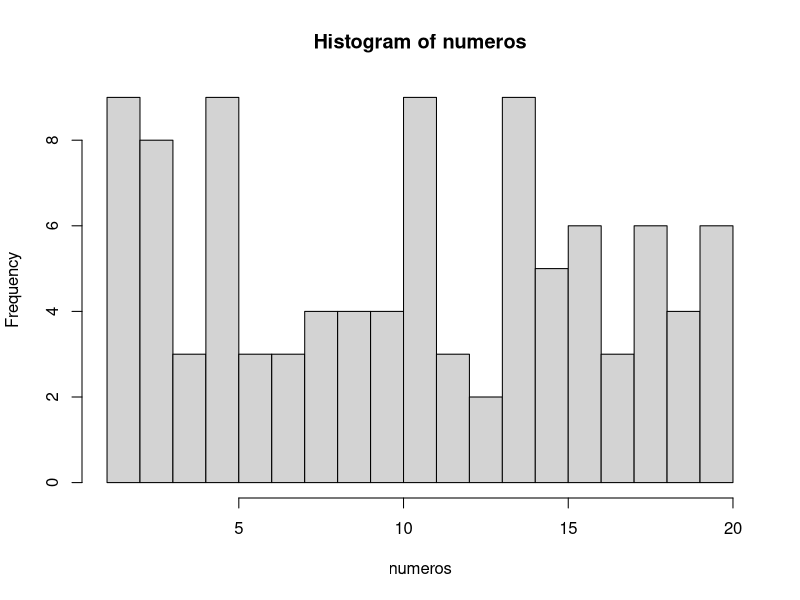

R code for this plot:
## ---- chunk 1
numeros <- sample(1:20, 100, TRUE)
numeros
## ---- chunk 2
mediana <- median(numeros)
mediana

## ---- chunk 3
media <- mean(numeros)
media

## ---- chunk 4
# El argumento breaks nos permite dividir en histograma en las partes que queramos
hist(numeros, breaks = 20)

## ---- chunk 5
tabla.frecuencias <- data.frame(table(numeros))
tabla.frecuencias

## ---- chunk 6
# Con la función seq, creamos una secuencia de 1 a 10 en intervalos de 0.1 en 0.1
secuencia <- seq(1, 10, 0.1)
muestra <- sample(secuencia, 100, TRUE)
muestra

## ---- chunk 7
    mediana.muestra <- median(muestra)
    mediana.muestra

## ---- chunk 8
media.muestra <- mean(muestra)
media.muestra
## ---- chunk 9
tabla.muestra <- data.frame(table(muestra))
tabla.muestra
